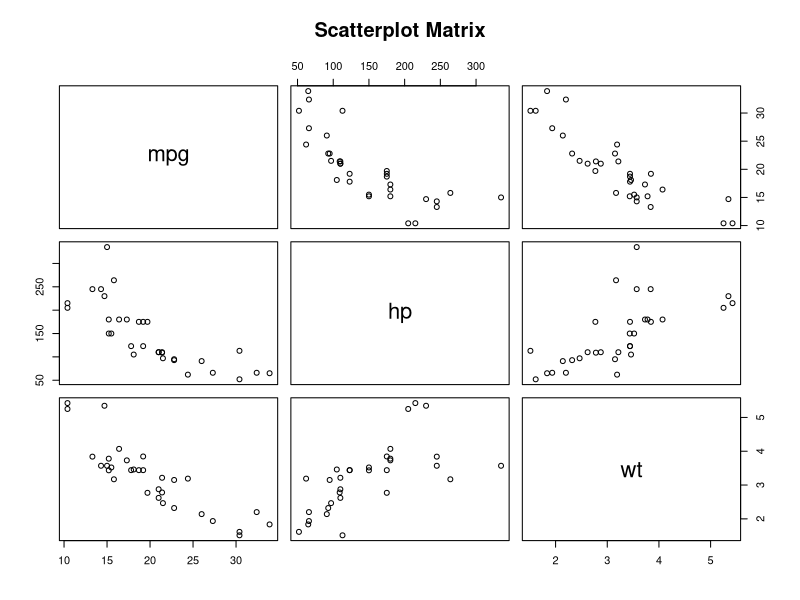
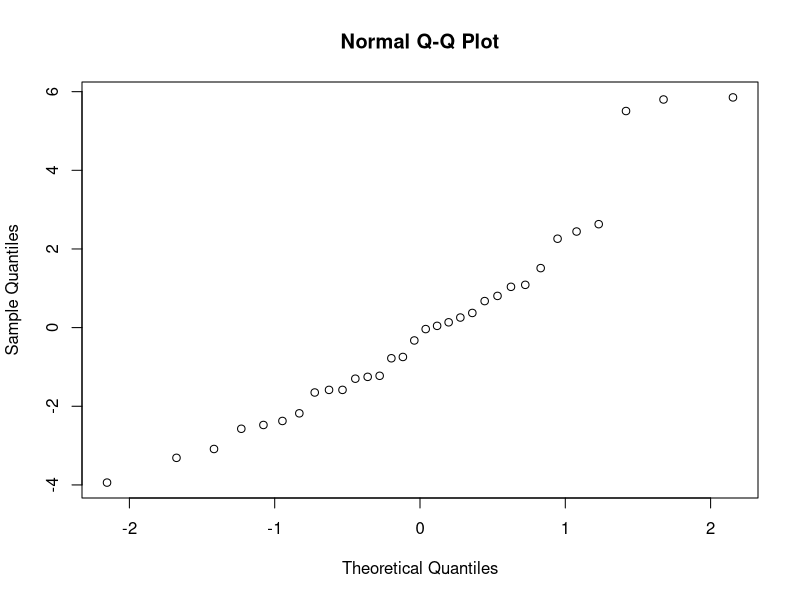
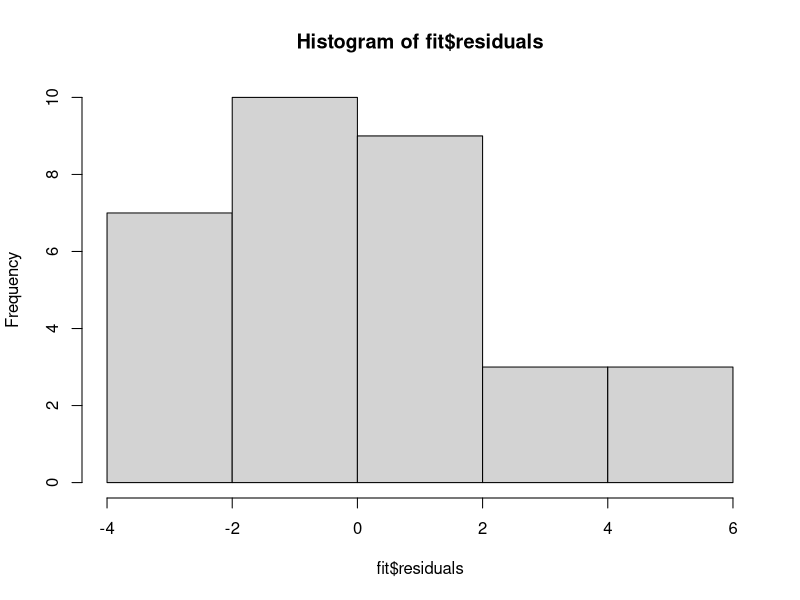

R code for these plots, in order:
attach(mtcars) 
######## a ##########
pairs(mpg~hp+wt, main="Scatterplot Matrix")
# mpg is linearly negatively related to hp and wt.
	
######## b ##########
fit=lm(mpg~hp+wt)
summary(fit)
anova(fit) 
######## c ##########
#F test has p-value: 9.109e-12, the overall model is significant
######## d ##########
# t-tests on individual beta both have small p-values. The individual betas are different from 0, and thus cannot be dropped.

######## e ##########
qqnorm(fit$residuals)
hist(fit$residuals)
#the residuals have a roughly normal distrubution
######## f ##########
fit.reduced=lm(mpg~hp)
anova(fit.reduced) 	#SSR(x1)=678.37
#SSR(x2 | x1)= 252.63 from part b
#SSR(x1, x2) = 931
######## g ##########
predict(fit,newdata=data.frame(hp=100,wt=4),se.fit=T,interval = "confidence")  
# We are 96% confident, the mean mpg for cars with hp 100 and weight 4 tons is between 16.58947 and 20.48784 miles.